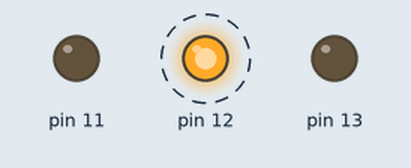
A sketch run on a simulated Arduino Uno, built with avr-gcc and run on an emulated ATmega328P. On the bench: output pins drawn as LEDs (lit = HIGH). Dashed ring = blinking. What the sketch prints to the serial monitor is not drawn.

Above: at 0.4 s.
Timing chart, 0 to 3.7 s (numbered marks = the images above):
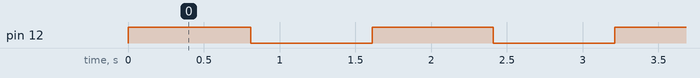

The sketch:

night_mode.ino
```cpp
/*
Уровень 1: Ночной режим светофора
- Только жёлтый мигает постоянно
- Красный и зелёный выключены
- Имитация ночного режима реальных светофоров
*/

void setup() {
  pinMode(11, OUTPUT);  // 🔴 Красный
  pinMode(12, OUTPUT);  // 🟡 Жёлтый
  pinMode(13, OUTPUT);  // 🟢 Зелёный
  Serial.begin(9600);
  Serial.println("🌙 НОЧНОЙ РЕЖИМ СВЕТОФОРА");
}

void loop() {
  // Все основные сигналы выключены
  digitalWrite(11, LOW);  // 🔴 Выключен
  digitalWrite(13, LOW);  // 🟢 Выключен

  // 🟡 Только жёлтый мигает
  digitalWrite(12, HIGH);
  Serial.println("🟡 ЖЁЛТЫЙ ВКЛ");
  delay(800);  // Долгое мигание для ночного режима

  digitalWrite(12, LOW);
  Serial.println("🟡 ЖЁЛТЫЙ ВЫКЛ");
  delay(800);

  // Можно добавить мигание раз в секунду для реалистичности
}
```

Measured:
- by itself, pin 12: alternates HIGH for 0.80 s and LOW for 0.80 s
